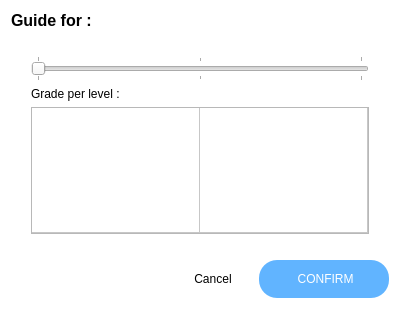
<?xml version="1.0" encoding="UTF-8"?>
<ui version="4.0">
 <class>CriterionGuideDialog</class>
 <widget class="QWidget" name="CriterionGuideDialog">
  <property name="geometry">
   <rect>
    <x>0</x>
    <y>0</y>
    <width>400</width>
    <height>309</height>
   </rect>
  </property>
  <property name="windowTitle">
   <string>Form</string>
  </property>
  <property name="styleSheet">
   <string notr="true">#CriterionGuideDialog
{
        background: white;
}

QLabel {
        text-transform: capitalize;
}

#title {
        text-transform: capitalize;
        font-size: 16px;
        font-weight: bold;
}

QLineEdit, QTextEdit {
        border: none;
        border-bottom: 2px solid rgba(0,0,0,10);
        outline:none;
        padding: 5px;
}

QLineEdit::focus, QTextEdit::focus {
        border: none;
        border-bottom: 2px solid lightgray;
        outline:none;
}

#cancel_btn {
        border:none;
        background:transparent;
        color: black;
        text-transform: uppercase;
        width: 80px;
        height: 18px;
}

#ok_btn {
        border:none;
        text-transform: uppercase;
        padding: 10px;
        padding-left: 15px;
        padding-right: 15px;
        border-radius: 18px;
        color: white;
        background: #61b4ff;
        width: 100px;
        height: 18px;
}

#warning, #info {
        border:none;
        text-transform: capitalize;
        padding: 10px;
        border-radius: 3px;
        color: white;
        text-align: center;
}

#warning {
        background: #f39c12;
}

#info {
        background: #61b4ff;
}

#select_folder {
        background: white;
        border: 1px solid lightgray;
        border-radius: 3px;
        padding: 10px;
        padding-top: 20px;
        padding-bottom: 20px;
}</string>
  </property>
  <layout class="QVBoxLayout" name="verticalLayout">
   <item>
    <widget class="QLabel" name="title">
     <property name="text">
      <string>Guide for :</string>
     </property>
    </widget>
   </item>
   <item>
    <spacer name="verticalSpacer">
     <property name="orientation">
      <enum>Qt::Vertical</enum>
     </property>
     <property name="sizeHint" stdset="0">
      <size>
       <width>20</width>
       <height>40</height>
      </size>
     </property>
    </spacer>
   </item>
   <item>
    <layout class="QVBoxLayout" name="verticalLayout_2">
     <property name="leftMargin">
      <number>20</number>
     </property>
     <property name="topMargin">
      <number>20</number>
     </property>
     <property name="rightMargin">
      <number>20</number>
     </property>
     <property name="bottomMargin">
      <number>20</number>
     </property>
     <item>
      <widget class="QSlider" name="row_count">
       <property name="minimum">
        <number>2</number>
       </property>
       <property name="maximum">
        <number>6</number>
       </property>
       <property name="pageStep">
        <number>2</number>
       </property>
       <property name="value">
        <number>2</number>
       </property>
       <property name="orientation">
        <enum>Qt::Horizontal</enum>
       </property>
       <property name="tickPosition">
        <enum>QSlider::TicksBothSides</enum>
       </property>
       <property name="tickInterval">
        <number>0</number>
       </property>
      </widget>
     </item>
     <item>
      <widget class="QLabel" name="label">
       <property name="text">
        <string>Grade per level : </string>
       </property>
      </widget>
     </item>
     <item>
      <widget class="QTableWidget" name="guide">
       <property name="frameShape">
        <enum>QFrame::StyledPanel</enum>
       </property>
       <property name="frameShadow">
        <enum>QFrame::Plain</enum>
       </property>
       <property name="lineWidth">
        <number>0</number>
       </property>
       <property name="sizeAdjustPolicy">
        <enum>QAbstractScrollArea::AdjustIgnored</enum>
       </property>
       <property name="autoScroll">
        <bool>true</bool>
       </property>
       <property name="showDropIndicator" stdset="0">
        <bool>false</bool>
       </property>
       <property name="alternatingRowColors">
        <bool>false</bool>
       </property>
       <property name="showGrid">
        <bool>true</bool>
       </property>
       <property name="gridStyle">
        <enum>Qt::SolidLine</enum>
       </property>
       <property name="sortingEnabled">
        <bool>false</bool>
       </property>
       <property name="cornerButtonEnabled">
        <bool>true</bool>
       </property>
       <property name="rowCount">
        <number>1</number>
       </property>
       <property name="columnCount">
        <number>2</number>
       </property>
       <attribute name="horizontalHeaderVisible">
        <bool>false</bool>
       </attribute>
       <attribute name="horizontalHeaderCascadingSectionResizes">
        <bool>false</bool>
       </attribute>
       <attribute name="horizontalHeaderDefaultSectionSize">
        <number>168</number>
       </attribute>
       <attribute name="horizontalHeaderHighlightSections">
        <bool>true</bool>
       </attribute>
       <attribute name="horizontalHeaderMinimumSectionSize">
        <number>15</number>
       </attribute>
       <attribute name="horizontalHeaderShowSortIndicator" stdset="0">
        <bool>false</bool>
       </attribute>
       <attribute name="horizontalHeaderStretchLastSection">
        <bool>true</bool>
       </attribute>
       <attribute name="verticalHeaderVisible">
        <bool>false</bool>
       </attribute>
       <attribute name="verticalHeaderDefaultSectionSize">
        <number>35</number>
       </attribute>
       <attribute name="verticalHeaderHighlightSections">
        <bool>true</bool>
       </attribute>
       <attribute name="verticalHeaderMinimumSectionSize">
        <number>21</number>
       </attribute>
       <attribute name="verticalHeaderShowSortIndicator" stdset="0">
        <bool>false</bool>
       </attribute>
       <attribute name="verticalHeaderStretchLastSection">
        <bool>true</bool>
       </attribute>
       <row/>
       <column/>
       <column/>
       <item row="0" column="0">
        <property name="text">
         <string/>
        </property>
       </item>
       <item row="0" column="1">
        <property name="text">
         <string/>
        </property>
        <property name="textAlignment">
         <set>AlignCenter</set>
        </property>
        <property name="flags">
         <set>ItemIsSelectable|ItemIsEditable|ItemIsDragEnabled|ItemIsUserCheckable|ItemIsEnabled</set>
        </property>
       </item>
      </widget>
     </item>
    </layout>
   </item>
   <item>
    <spacer name="verticalSpacer_2">
     <property name="orientation">
      <enum>Qt::Vertical</enum>
     </property>
     <property name="sizeHint" stdset="0">
      <size>
       <width>20</width>
       <height>40</height>
      </size>
     </property>
    </spacer>
   </item>
   <item>
    <layout class="QHBoxLayout" name="horizontalLayout_2">
     <item>
      <spacer name="horizontalSpacer">
       <property name="orientation">
        <enum>Qt::Horizontal</enum>
       </property>
       <property name="sizeHint" stdset="0">
        <size>
         <width>70</width>
         <height>20</height>
        </size>
       </property>
      </spacer>
     </item>
     <item>
      <widget class="QPushButton" name="cancel_btn">
       <property name="sizePolicy">
        <sizepolicy hsizetype="Minimum" vsizetype="Minimum">
         <horstretch>0</horstretch>
         <verstretch>0</verstretch>
        </sizepolicy>
       </property>
       <property name="maximumSize">
        <size>
         <width>16777215</width>
         <height>16777215</height>
        </size>
       </property>
       <property name="cursor">
        <cursorShape>PointingHandCursor</cursorShape>
       </property>
       <property name="text">
        <string>Cancel</string>
       </property>
       <property name="flat">
        <bool>true</bool>
       </property>
      </widget>
     </item>
     <item>
      <widget class="QPushButton" name="ok_btn">
       <property name="sizePolicy">
        <sizepolicy hsizetype="Minimum" vsizetype="Minimum">
         <horstretch>0</horstretch>
         <verstretch>0</verstretch>
        </sizepolicy>
       </property>
       <property name="maximumSize">
        <size>
         <width>16777215</width>
         <height>16777215</height>
        </size>
       </property>
       <property name="cursor">
        <cursorShape>PointingHandCursor</cursorShape>
       </property>
       <property name="text">
        <string> CONFIRM</string>
       </property>
       <property name="icon">
        <iconset resource="resources.qrc">
         <normaloff>:/misc/res/confirm.png</normaloff>:/misc/res/confirm.png</iconset>
       </property>
       <property name="iconSize">
        <size>
         <width>16</width>
         <height>16</height>
        </size>
       </property>
       <property name="default">
        <bool>true</bool>
       </property>
       <property name="flat">
        <bool>true</bool>
       </property>
      </widget>
     </item>
    </layout>
   </item>
  </layout>
 </widget>
 <resources>
  <include location="resources.qrc"/>
 </resources>
 <connections/>
</ui>
